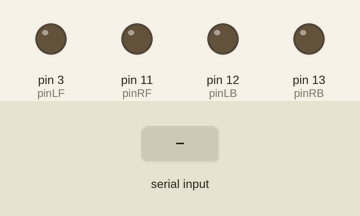
Recording of a sketch running on a simulated Arduino Uno, built with avr-gcc and run on an emulated ATmega328P. Parts: output pins drawn as LEDs (lit = HIGH). Inputs (shaded band) come from the test bench.

Above: at 1.2 s.
1.3 s: "f" received over Serial
At 1.7 s:
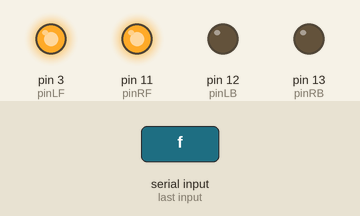
2.8 s: "b" received over Serial
At 4.0 s:
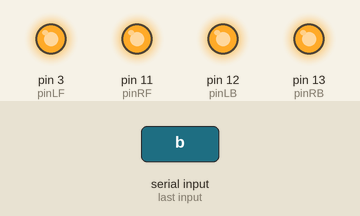
4.3 s: "l" received over Serial
At 5.6 s:
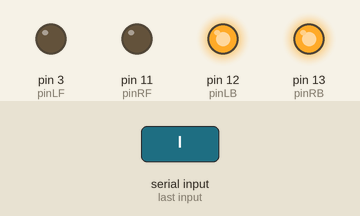
6.4 s: "r" received over Serial
At 6.8 s:
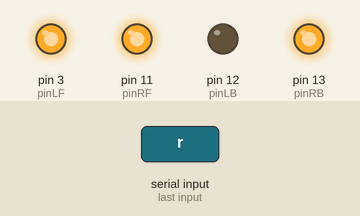
Timing chart, 0 to 9.4 s (numbered marks = the images above; inputs shaded):
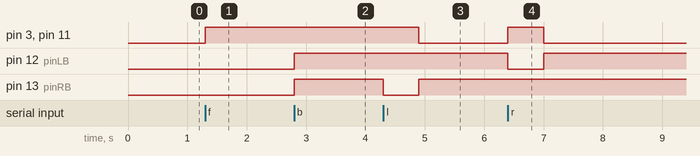

Measured:
- after the input at 1.3 s, pin 3 (pinLF), pin 11 (pinRF): LOW → HIGH at once
- after the input at 2.8 s, pin 12 (pinLB), pin 13 (pinRB): LOW → HIGH at once
- after the input at 4.3 s, pin 3 (pinLF), pin 11 (pinRF): HIGH → LOW after 0.60 s; pin 13 (pinRB): HIGH → LOW at once, → HIGH 0.60 s later
- after the input at 6.4 s, pin 3 (pinLF), pin 11 (pinRF): LOW → HIGH at once, → LOW 0.60 s later; pin 12 (pinLB): HIGH → LOW at once, → HIGH 0.60 s later

The sketch:

Sarbaz.ino
```cpp
/*
   L = влево
   R = вправо
   F = вперед
   B = назад
*/

int pinLB = 12;
int pinLF = 3;
int pinRB = 13;
int pinRF = 11;
int val;

void setup() {
  Serial.begin(9600); // Настраиваем соединение с HC-06
  pinMode(pinLB, OUTPUT); // 12
  pinMode(pinLF, OUTPUT); // 3 с ШИМ
  pinMode(pinRB, OUTPUT); // 13
  pinMode(pinRF, OUTPUT); // 11 с ШИМ
}

void advance() { // Вперед
  digitalWrite(pinLB, LOW);
  digitalWrite(pinRB, LOW);
  analogWrite(pinLF, 255);
  analogWrite(pinRF, 255);
}

void stopp() { // Стоп
  digitalWrite(pinLB, HIGH);
  digitalWrite(pinRB, HIGH);
  analogWrite(pinLF, 0);
  analogWrite(pinRF, 0);
}

void right() { // Направо
  digitalWrite(pinLB, LOW);
  digitalWrite(pinRB, HIGH);
  analogWrite(pinLF, 255);
  analogWrite(pinRF, 255);
}

void left() {  // Налево
  digitalWrite(pinLB, HIGH);
  digitalWrite(pinRB, LOW);
  analogWrite(pinLF, 255);
  analogWrite(pinRF, 255);
}

void back() { // Назад
  digitalWrite(pinLB, HIGH);
  digitalWrite(pinRB, HIGH);
  analogWrite(pinLF, 255);
  analogWrite(pinRF, 255);
}

void loop() {
  val = Serial.read();
  if (val == 'f') {
    advance();
  }
  if (val == 'b') {
    back();
  }
  if (val == 'l') {
    left();
    delay(600);
    stopp();
  }
  if (val == 'r') {
    right();
    delay(600);
    stopp();
  }
  if ( val == 's') {
    stopp();
  }
}
```
